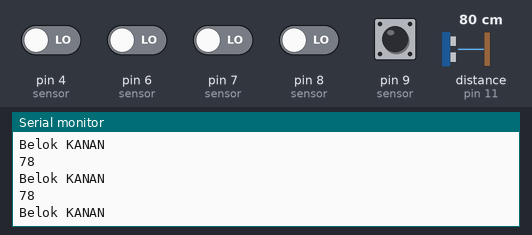
Bench run of a sketch on a simulated Arduino Uno, built with avr-gcc and run on an emulated ATmega328P. Parts: the last lines printed to the serial monitor. Wiring (inferred from the names in the program): ultrasonic range finder: trigger pin 10; echo pin 11. The test bench sets the inputs (shaded band); at power-on: pin 9 (sensor) HIGH, pin 4 (sensor), pin 6 (sensor), pin 7 (sensor), pin 8 (sensor) LOW, distance to the obstacle (sensor on pin 11) 80 cm. The echo pulse lasts 58.3 µs per cm.

Above: at 1.2 s.
1.3 s: distance to the obstacle (sensor on pin 11) set to 2 cm
At 2.0 s:
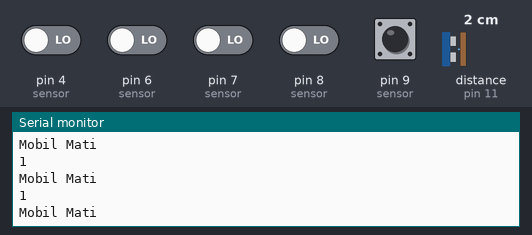
2.9 s: distance to the obstacle (sensor on pin 11) set to 18 cm
At 3.5 s:
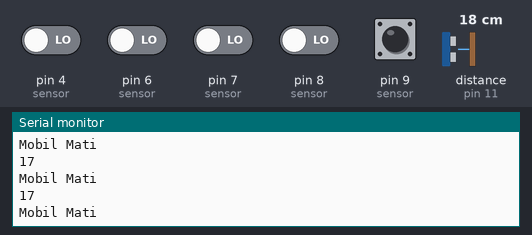
5.9 s: distance to the obstacle (sensor on pin 11) set to 4 cm
At 6.9 s:
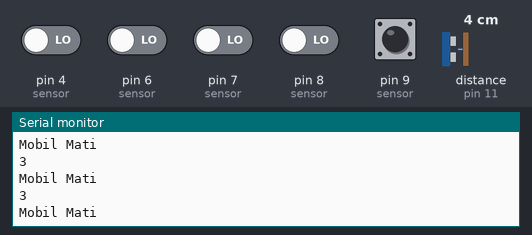
8.9 s: distance to the obstacle (sensor on pin 11) set to 35 cm
At 9.5 s:
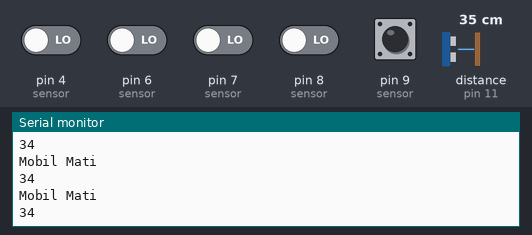
11.9 s: distance to the obstacle (sensor on pin 11) set to 9 cm
At 12.6 s:
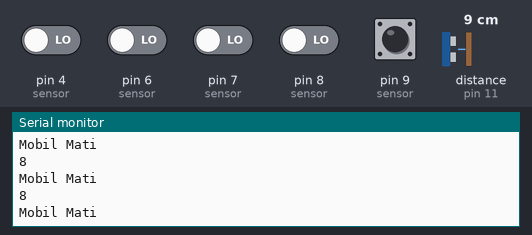
14.9 s: distance to the obstacle (sensor on pin 11) set to 60 cm
At 15.8 s:
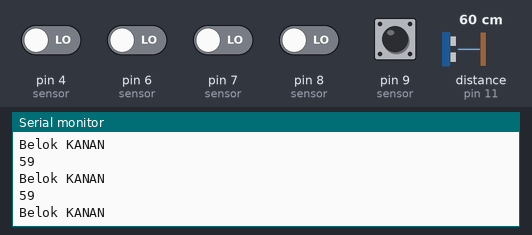
Timing chart, 0 to 17.9 s (numbered marks = the images above; inputs shaded):
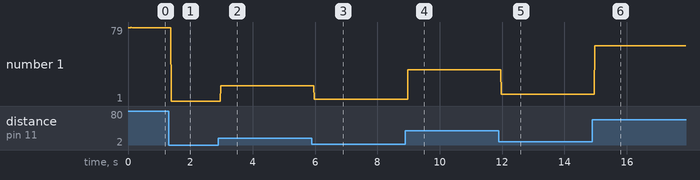

The sketch:

sketch_feb26a.ino
```cpp
#include <LiquidCrystal_I2C.h>
LiquidCrystal_I2C lcd(0x27, 16, 2);
#include <SoftwareSerial.h>
SoftwareSerial mobil (2, 3); // 2 rx, 3 tx
#define trigPin 10 //pasang pin D2 Arduino ke pin Triger HC-SR04
#define echoPin 11 // pasang pin D3 Arduino ke pin Echo HC-SR04
long duration; // variabel untuk durasi perjalanan gelombang suara
int distance; // variabel untuk pengukuran jarak
void setup() {
Serial.begin(9600);
  pinMode(trigPin, OUTPUT); // Menetapkan trigPin sebagai OUTPUT
  pinMode(echoPin, INPUT); // Menetapkan echoPin sebagai INPUTINPUT
}

void loop() {
  int sensorki=digitalRead(9); //baca sensor kiri
int sensorkiA=digitalRead(4); //baca sensor kiri
int sensorta=digitalRead(8); //baca sensor kanan
int sensorkaA=digitalRead(6); //baca sensor kanan
int sensorka=digitalRead(7); //baca sensor kanan
//Serial.print("A : ");Serial.println(sensorki);
//Serial.print("B : ");Serial.println(sensorkiA);
//Serial.print("C : ");Serial.println(sensorta);
//Serial.print("D : ");Serial.println(sensorkaA);
//Serial.print("E : ");Serial.println(sensorka);Serial.println();

 digitalWrite(trigPin, LOW);
  delayMicroseconds(2);
  // Menyetel trigPin TINGGI (AKTIF) selama 10 mikrodetik
  digitalWrite(trigPin, HIGH);
  delayMicroseconds(10);
  digitalWrite(trigPin, LOW);
 duration = pulseIn(echoPin, HIGH);
  // Menghitung jarak
  distance = duration * 0.034 / 2; // Kecepatan gelombang suara dibagi 2 (pergi dan kembali)

Serial.println(distance);
if(distance <= 50){
    Serial.println("Mobil Mati");
     mobil.println("f");
} else if((sensorki==0) && (sensorkiA==0) && (sensorka==0) && (sensorkaA==0)&& (sensorta==0)){
          Serial.println("Mobil Mati");
//sensor kanan mendeteksi garis hitam
//belok kanan
 mobil.println("a");

//delay(250);
      }
      else if((sensorki==1) && (sensorkiA==1) && (sensorka==1) && (sensorkaA==1)&& (sensorta==1)){
          Serial.println("Mobil lurus");
//sensor kanan mendeteksi garis hitam
//belok kanan
 mobil.println("b");
//delay(250);
      }
      else if((sensorki==1) && (sensorkiA==1) && (sensorka==1) && (sensorkaA==1)&& (sensorta==1) ||
      (sensorki==1) && (sensorkiA==0) && (sensorta==0) && (sensorkaA==0)&& (sensorka==0) ||
       (sensorki==1) && (sensorkiA==1) && (sensorta==0) && (sensorkaA==0)&& (sensorka==0) ||
        (sensorki==1) && (sensorkiA==1) && (sensorta==1) && (sensorkaA==0)&& (sensorka==0))
{
   Serial.println("Belok KANAN");
//sensor kiri mendeteksi garis hitam
//belok kiri
 mobil.println("c");
//delay(250);
}
else if((sensorki==0) && (sensorkiA==0) && (sensorta==1) && (sensorkaA==1)  && (sensorka==1) ||
      (sensorki==0) && (sensorkiA==0) && (sensorta==0) && (sensorkaA==1)&& (sensorka==1) ||
       (sensorki==0) && (sensorkiA==0) && (sensorta==0) && (sensorkaA==1)&& (sensorka==1) ||
        (sensorki==0) && (sensorkiA==0) && (sensorta==0) && (sensorkaA==0)&& (sensorka==1))
{
   Serial.println("Belok KIRI");
//sensor kiri mendeteksi garis hitam
//belok kiri
 mobil.println("d");
// delay(250);
}
else  if( (sensorki==0) && (sensorkiA==0) && (sensorta==1) && (sensorkaA==0)&& (sensorka==0)||
(sensorki==0) && (sensorkiA==1) && (sensorta==1) && (sensorkaA==0)&& (sensorka==0) ||
(sensorki==0) && (sensorkiA==0) && (sensorta==1) && (sensorkaA==1)&& (sensorka==0) ||
(sensorki==0) && (sensorkiA==1) && (sensorta==1) && (sensorkaA==1)&& (sensorka==0))
      {
        Serial.println("Mobil Maju");
      //kedua sensor tidak mengenai garis hitam
      //gerak maju
      mobil.println("e");
//      delay(250);
      }


}
```

Measured:
- after the input at 1.3 s, the serial monitor: prints a new line after 0.08 s (image 1)
- after the input at 2.9 s, the serial monitor: prints a new line after 0.08 s (image 2)
- after the input at 5.9 s, the serial monitor: prints a new line after 0.07 s (image 3)
- after the input at 8.9 s, the serial monitor: prints a new line after 0.08 s (image 4)
- after the input at 11.9 s, the serial monitor: prints a new line after 0.08 s (image 5)
- after the input at 14.9 s, the serial monitor: prints a new line after 0.07 s (image 6)
- plotted number 1: 78 → 1 after the input at 1.3 s, 1 → 17 after the input at 2.9 s, 17 → 3 after the input at 5.9 s, 3 → 34 after the input at 8.9 s, 34 → 8 after the input at 11.9 s
